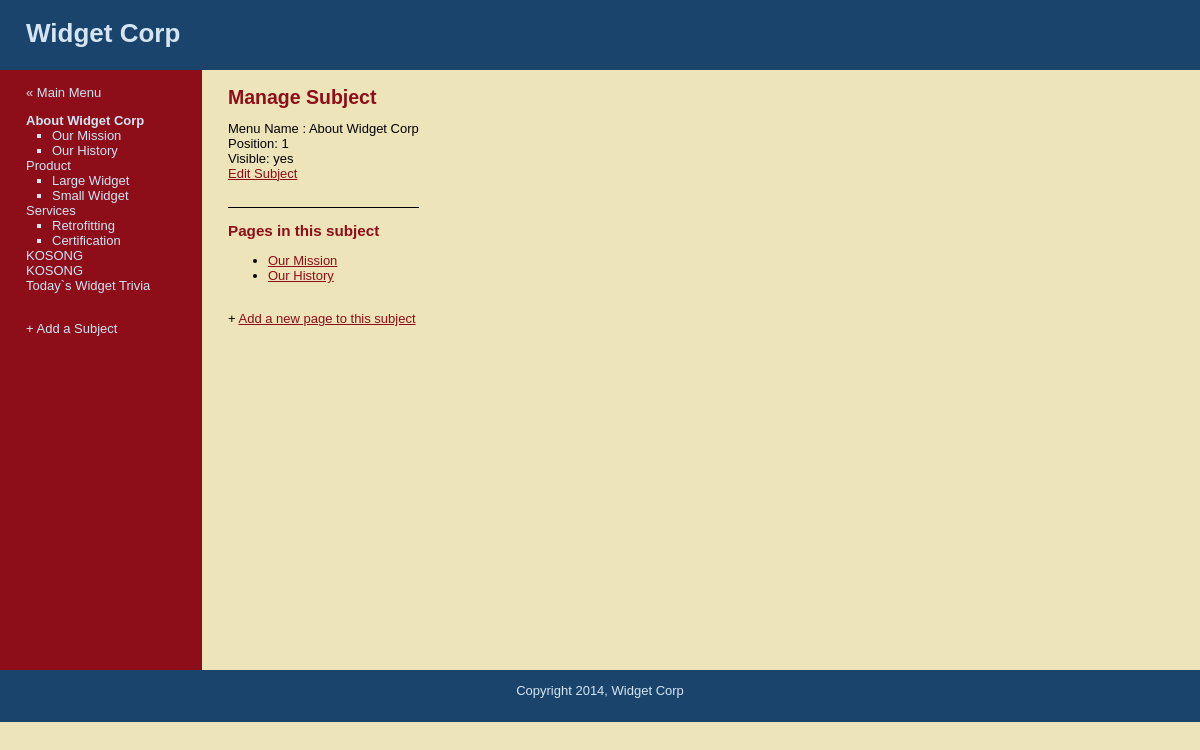
Page /manage_content.php?subject=1 on the earlier database version.
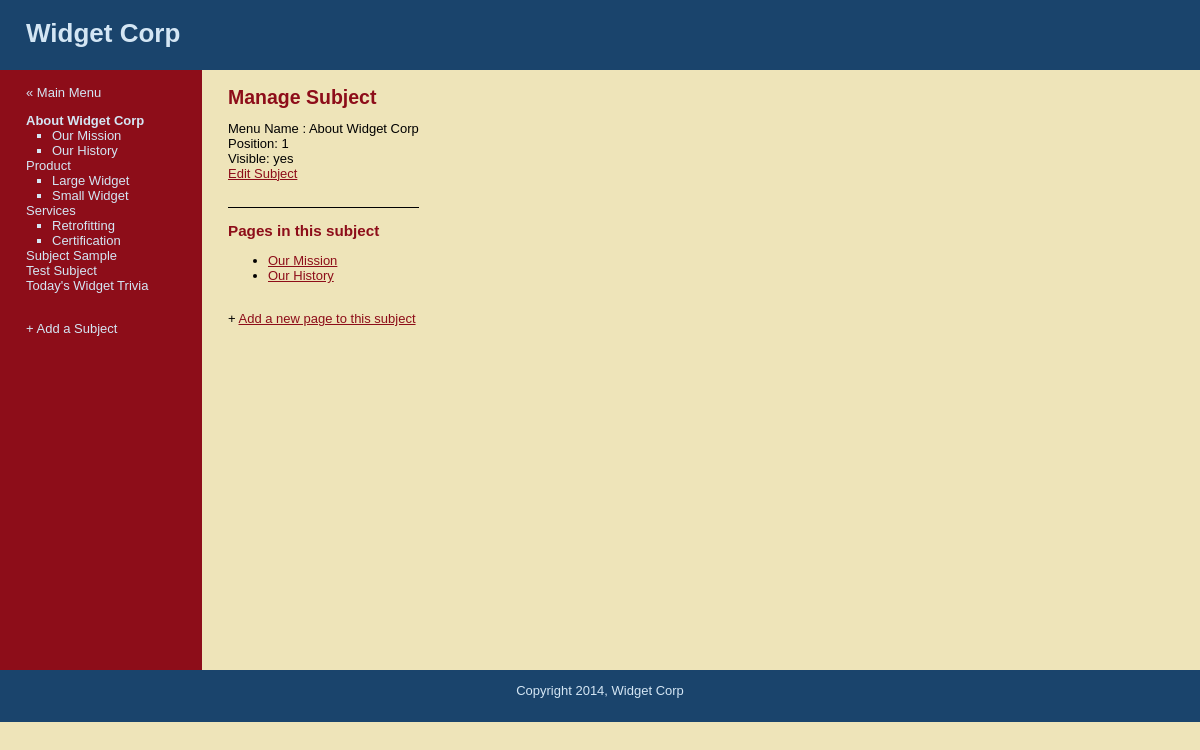
Same page on the later database version.
### tables this page shows
CREATE TABLE IF NOT EXISTS `subjects` (
`id` int(11) NOT NULL,
  `menu_name` varchar(100) DEFAULT NULL,
  `position` int(11) DEFAULT NULL,
  `visible` int(1) DEFAULT '1'
);

CREATE TABLE IF NOT EXISTS `pages` (
`id` int(11) NOT NULL,
  `subject_id` int(11) DEFAULT NULL,
  `menu_name` varchar(100) DEFAULT NULL,
  `position` int(11) DEFAULT NULL,
  `visible` int(1) DEFAULT '1',
  `content` varchar(100) NOT NULL
);

### public/manage_content.php (the view, shortened to what this page needs)
<?php require_once("../includes/db_connection.php");?>
<?php require_once("../includes/functions.php");?>
<?php include("../includes/layouts/header.php");?>
<?php find_selected_page(); ?>
	<div id="main">
		<div id="navigation">
			<br />
			<a href="admin.php">&laquo; Main Menu</a>
			<br />
			<?php echo navigation($current_subject, $current_page); ?>
			<br />
			<a href="new_subject.php">+ Add a Subject</a>
		</div>
		<div id="page">
			<?php
				if ($current_subject){
			?>
					<h2>Manage Subject</h2>
					Menu Name : <?php echo htmlentities($current_subject["menu_name"]); ?><br />
					Position: <?php echo $current_subject["position"];?><br />
					Visible: <?php echo $current_subject["visible"] == 1 ? 'yes' : 'no'; ?><br />
					<bt />
					<a href="edit_subject.php?subject=<?php echo urldecode($current_subject["id"]); ?>">Edit Subject</a>
					<div style="margin-top: 2em; border-top: 1px solid #000;">
						<h3>Pages in this subject</h3>
						<ul>
							<?php
								$subject_pages = find_pages_for_subject($current_subject["id"]);
								while($page = mysqli_fetch_assoc($subject_pages)){
									echo "<li>";
									$safe_page_id = urldecode($page["id"]);
									echo "<a href=\"manage_content.php?page={$safe_page_id}\">";
									echo htmlentities($page["menu_name"]);
									echo "</a>";
									echo "</li>";
								}
							?>
						</ul>
						<br />
						+ <a href="new_page.php?subject=<?php echo urldecode($current_subject["id"]);?>">Add a new page to this subject</a>
					</div>
			<?php
				}
				else {
			?>
					Please select a subject or a page.
			<?php
				}
			?>
		</div>
	</div>
<?php include("../includes/layouts/footer.php");?>

### includes/layouts/header.php (shortened to what this page needs)
<html lang="en">
	<head>
			<link href="stylesheets/public.css" media="all" rel="stylesheet" type="text/css" />
	</head>
	<body>
		<div id="header">
			<h1>Widget Corp <?php if ($layout_context == "admin"){"Admin";} ?></h1>
		</div>

### includes/functions.php (shortened to what this page needs)
<?php
	function find_all_subjects(){
		global $connection;
		$query = "SELECT * ";
		$query .= "FROM subjects ";
		$query .= "ORDER BY position ASC";
		$subject_set = mysqli_query($connection, $query);
		return $subject_set;
	}
	function find_pages_for_subject($subject_id){
		global $connection;
		$safe_subject_id = mysqli_real_escape_string($connection, $subject_id);
		$query = "SELECT * ";
		$query .= "FROM pages ";
		$query .= "WHERE visible = 1 ";
		$query .= "AND subject_id = {$safe_subject_id} ";
		$query .= "ORDER BY position ASC";
		$page_set = mysqli_query($connection, $query);
		return $page_set;
	}
	function find_subject_by_id($subject_id){
		global $connection;
		$safe_subject_id = mysqli_real_escape_string($connection, $subject_id);
		$query = "SELECT * ";
		$query .= "FROM subjects ";
		$query .= "WHERE id = {$safe_subject_id} ";
		$query .= "LIMIT 1";
		$subject_set = mysqli_query($connection, $query);
		if($subject = mysqli_fetch_assoc($subject_set)){
			return $subject;
		}
		else{
			return null;
		}
	}
	function find_selected_page(){
		if (isset($_GET["subject"])){
			$current_subject = find_subject_by_id($_GET["subject"]);
			$current_page = null;
		}
		elseif (isset($_GET["page"])){
			$current_subject = null;
			$current_page = find_page_by_id($_GET["page"]);
		}
		else{
			$current_subject = null;
			$current_page = null;
		}
	}
	function navigation($subject_array, $page_array){
		$output = "<ul class=\"subjects\">";
		$subject_set = find_all_subjects();
		while($subject = mysqli_fetch_assoc($subject_set)){
			$output .= "<li";
			if ($subject_array && $subject["id"] == $subject_array["id"]){
				$output .= " class=\"selected\"";
			}
			$output .= ">";
			$output .= "<a href=\"manage_content.php?subject=";
			$output .= urlencode($subject["id"]);
			$output .= "\">";
			$output .= htmlentities($subject["menu_name"]);
			$output .= "</a>";
			$page_set = find_pages_for_subject($subject["id"]);
			$output .= "<ul class=\"pages\">";
			while($page = mysqli_fetch_assoc($page_set)){
				$output .= "<li";
					$output .= ">";
					$output .= "<a href=\"manage_content.php?page=";
					$output .= urlencode($page["id"]);
					$output .= "\">";
					$output .= htmlentities($page["menu_name"]);
					$output .= "</a></li>";
			}
			$output .= "</ul></li>";
		}
		$output .= "</ul>";
		return $output;
	}
?>

### includes/layouts/footer.php (shortened to what this page needs)
<div id="footer">
			Copyright <?php echo date("Y");?>, Widget Corp
		</div>
	</body>
</html>

### public/stylesheets/public.css (style rules this page uses)
html { height : 100%; width : 100%; }
body { width : 100%; height : 100%; margin : 0; padding : 0; border : 0; font-family : Verdana, Arial, Helvetica, sans-serif; font-size : 13px; line-height : 15px; background : #EEE4B9; }
a { color : #8D0D19; }
#header { height : 70px; margin : 0; padding : 0; text-align : left; background : #1A446C; color : #D4E6F4; }
#header h1 { padding : 1em; margin : 0; }
#main { height : 600px; width : 100%; margin : 0; padding : 0; background : #EEE4B9; }
#footer { clear : both; height : 2em; margin : 0; padding : 1em; text-align : center; background : #1A446C; color : #D4E6F4; }
#navigation { float : left; width : 150px; height : 100%; margin : 0; padding : 0 2em; color : #D4E6F4; background : #8D0D19; }
#navigation a { color : #D4E6F4; text-decoration : none; }
ul.subjects { margin : 1em 0; padding-left : 0; list-style : none; }
ul.pages { padding-left : 2em; list-style : square; font-weight : normal; }
.selected { font-weight : bold; }
#page { float : left; height : 100%; padding-left : 2em; vertical-align : top; background : #EEE4B9; }
#page h2 { color : #8D0D19; margin-top : 1em; }
#page h3 { color : #8D0D19; }

Differences in the rows shown:
removed subjects: value "KOSONG"
removed subjects: value "KOSONG"
removed subjects: value "Today`s Widget Trivia"
added subjects: value "Subject Sample"
added subjects: value "Test Subject"
added subjects: value "Today's Widget Trivia"
